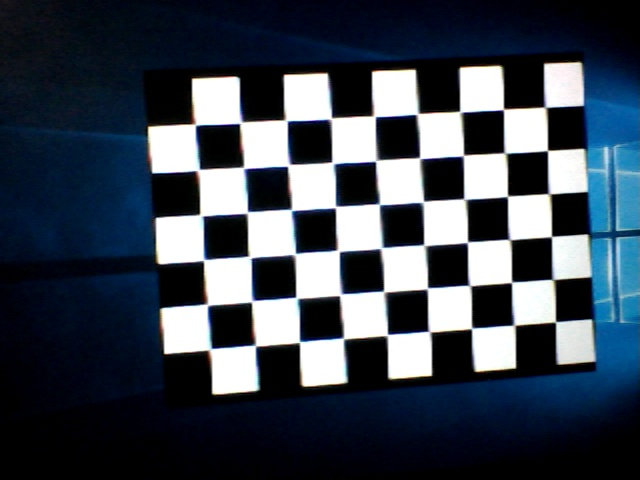
#> input picture CameraCalibration/example/left1.jpg, 640 x 480 px; its folder holds only this picture in this run
$ python code_demo.py
#> lines starting #> are read from the running program, lines starting #| are printed output that depends on the picture; after the words box and inside, x2 and y2 are one past the last pixel; in counts of white or black regions, pixels touching at a corner belong together; long printed decimals are rounded
# -*- coding: utf-8 -*-
"""
Created on Wed Mar 13 00:32:24 2019

@author: 小梁
"""

import cv2 as cv
import glob
import numpy as np


def code_demo(src):
    #棋盘每行内角点个数
#> called with src = 'C:/Users/userltk/Desktop/cv_Img/example'
    num_x = 9
    #棋盘每列内角点个数
    num_y = 6
    #初始化世界坐标Z为0
    objectPs = np.zeros((num_x*num_y, 3), np.float32)
    #记录每个内角点的世界坐标
    objectPs[:,:2] = np.mgrid[0:(num_x-1)*90+1:90,0:(num_y-1)*90+1:90].T.reshape(-1,2)
    #世界坐标
    objPs = []
    #图像坐标
    imgPs = []
    #文件夹内的图片全为同一个相机对同一个棋盘图片的拍摄照片
    images = glob.glob('{}/*.jpg'.format(src))
    for image in images:
        img = cv.imread(image)
#> img is the input picture: shape (480, 640, 3); mean B, G, R 81.4, 69.8, 60.8
        gray = cv.cvtColor(img, cv.COLOR_BGR2GRAY)
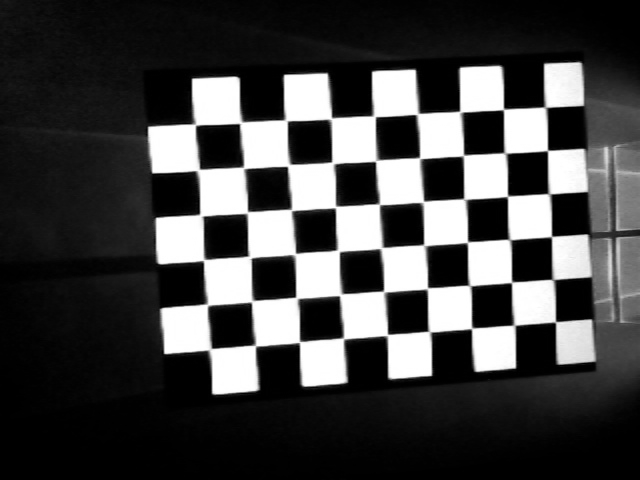
#> gray: shape (480, 640); min 0, max 255, mean 68.4
        #寻找内角点
        ret, corners = cv.findChessboardCorners(gray, (9,6))
#> ret = True; corners = 54 rows, first 8: [195.8, 125.5], [242.8, 121.7], [287.6, 121.3], [331.7, 117.5], [375.8, 116.9], [419, 113.1], [463, 110.5], [503.5, 109.3]
        #优化内角点（亚像素级）
        corners_sub = cv.cornerSubPix(gray, corners, (15,15), (-1,-1), (cv.TERM_CRITERIA_EPS + cv.TERM_CRITERIA_MAX_ITER, 30, 0.001))
#> corners_sub = 54 rows, first 8: [194.9, 124.5], [240.5, 122.6], [286.3, 120.4], [331.2, 118.5], [374.5, 116.4], [417.4, 113.9], [460.2, 111.7], [503.5, 109.4]
        objPs.append(objectPs)
        imgPs.append(corners_sub)
        #绘图
        img = cv.drawChessboardCorners(img, (9,6), corners_sub, ret)
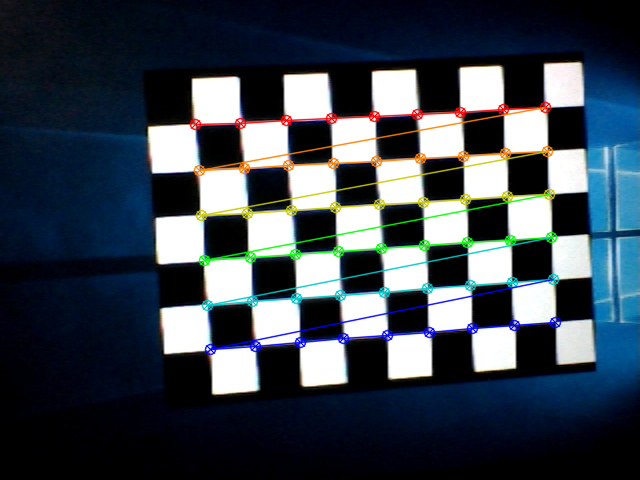
#> img: shape (480, 640, 3); 5.08% of pixels changed, all inside (x1, y1, x2, y2) = (189, 101, 562, 356)
        cv.imshow('result', img)
        cv.waitKey(1000)
    #计算相机内参矩阵，畸变矩阵，旋转矩阵，平移矩阵
    ret, mtx, dist, rvecs, tvecs = cv.calibrateCamera(objPs, imgPs, gray.shape[::-1],None,None)
#> ret = 0.379; mtx = [[481.6, 0, 343.4], [0, 483.6, 204.1], [0, 0, 1]]; dist = [[0.102, -0.448, -0.00271, 0.000373, 0.738]]; rvecs = ([0.0214, -0.0688, -0.0597],); tvecs = ([-295.5, -157.3, 966],)
    print('cameraMatrix:\n',mtx)
#| cameraMatrix:
#|  [[481.554   0.         343.423]
#|  [  0.         483.575 204.074]
#|  [  0.           0.           1.        ]]
    print('distCoeffs\n:',dist)
#| distCoeffs
#| : [[ 1.02200146e-01 -4.48396516e-01 -2.71116165e-03  3.72774191e-04
#|    7.38036796e-01]]


code_demo('C:/Users/userltk/Desktop/cv_Img/example')
cv.waitKey(0)
cv.destroyAllWindows()

$ run again, on CameraCalibration/example/left5.jpg
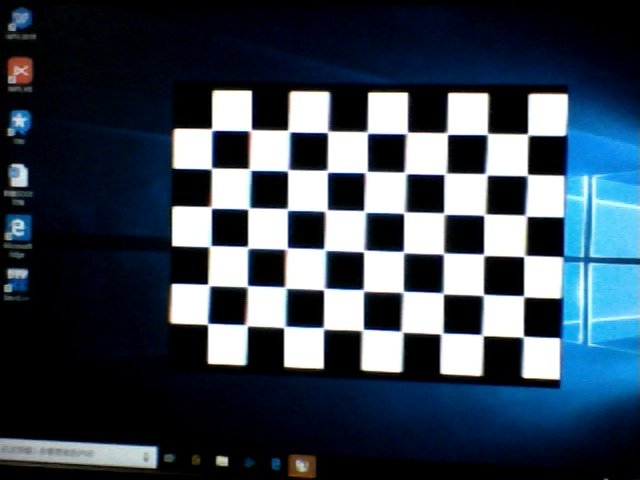
#> input picture CameraCalibration/example/left5.jpg, 640 x 480 px
#> in code_demo, img is the input picture: shape (480, 640, 3); mean B, G, R 82.7, 69.2, 56.2
#> in code_demo, `gray = cv.cvtColor(img, cv.COLOR_BGR2GRAY)`:
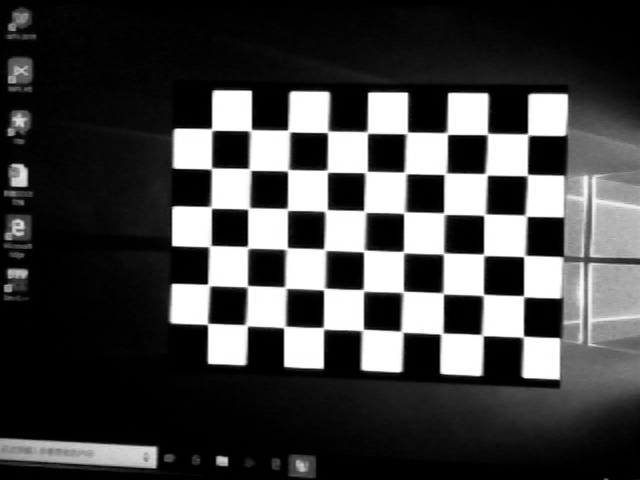
#> gray: shape (480, 640); min 0, max 255, mean 66.8
#> in code_demo, `ret, corners = cv.findChessboardCorners(gray, (9,6))`: ret = True; corners = 54 rows, first 8: [221, 137], [243, 139], [298, 141], [327.1, 132.7], [367.9, 133.6], [407.9, 131.7], [447.9, 134.7], [487.9, 133.3]
#> corners_sub = 54 rows, first 8: [211.7, 129.5], [250.8, 130.3], [288.6, 131], [327.7, 131.8], [367.3, 132.5], [406.8, 132.9], [447.1, 133.5], [487.3, 134]
#> in code_demo, `img = cv.drawChessboardCorners(img, (9,6), corners_sub, ret)`:
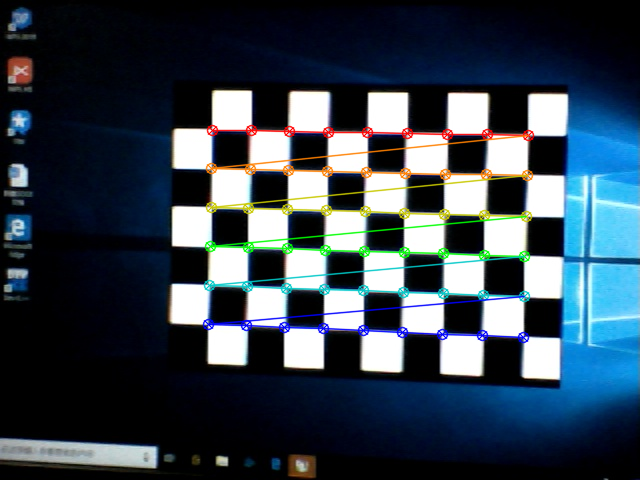
#> img: shape (480, 640, 3); 4.72% of pixels changed, all inside (x1, y1, x2, y2) = (202, 124, 535, 344)
#> in code_demo, `ret, mtx, dist, rvecs, tvecs = cv.calibrateCamera(objPs, imgPs, gray.s..`: ret = 0.324; mtx = [[3994.7, 0, 276.9], [0, 3757.6, 218.9], [0, 0, 1]]; dist = [[6.72, -607.6, -0.0147, -0.0431, -4.16]]; rvecs = ([0.0182, 0.384, 0.0248],); tvecs = ([-140.4, -206.8, 8731.7],)
#| cameraMatrix:
#|  [[3.99468444e+03 0.00000000e+00 2.76880419e+02]
#|  [0.00000000e+00 3.75759994e+03 2.18941721e+02]
#|  [0.00000000e+00 0.00000000e+00 1.00000000e+00]]
#| distCoeffs
#| : [[ 6.71542981e+00 -6.07607063e+02 -1.46864098e-02 -4.30956658e-02
#|   -4.15831978e+00]]

$ run again, on CameraCalibration/example/right1.jpg
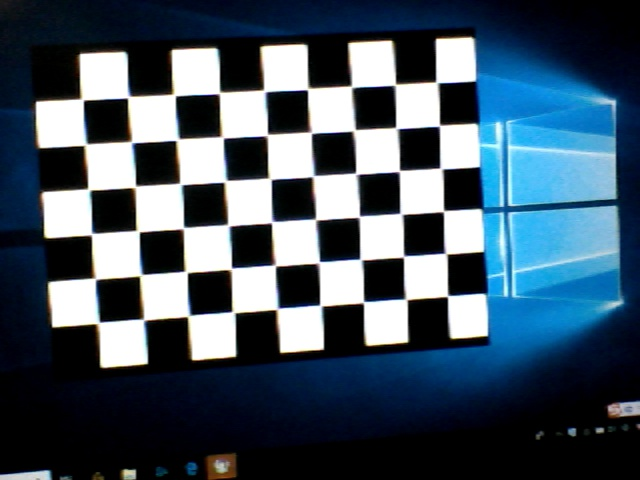
#> input picture CameraCalibration/example/right1.jpg, 640 x 480 px
#> in code_demo, img is the input picture: shape (480, 640, 3); mean B, G, R 99.2, 85.2, 68.2
#> in code_demo, `gray = cv.cvtColor(img, cv.COLOR_BGR2GRAY)`:
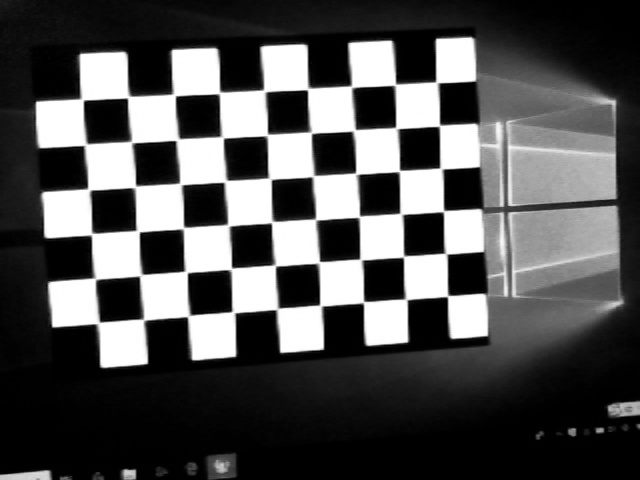
#> gray: shape (480, 640); min 0, max 255, mean 81.7
#> in code_demo, `ret, corners = cv.findChessboardCorners(gray, (9,6))`: ret = True; corners = 54 rows, first 8: [88, 107], [119, 103], [181, 103], [218.4, 93.99], [263.1, 89.45], [308.7, 87.61], [351.1, 86.09], [393.5, 83.5]
#> corners_sub = 54 rows, first 8: [82.25, 99.52], [128.1, 97.2], [174.3, 95.18], [219.5, 93.12], [264.4, 90.9], [307.8, 89.03], [351.6, 86.69], [395.2, 84.72]
#> in code_demo, `img = cv.drawChessboardCorners(img, (9,6), corners_sub, ret)`:
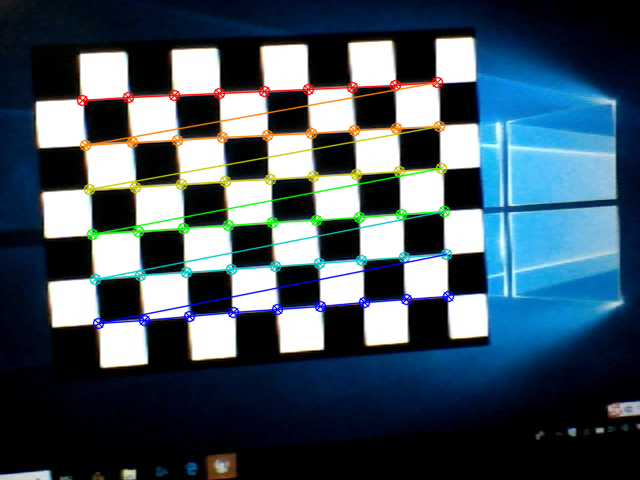
#> img: shape (480, 640, 3); 5.12% of pixels changed, all inside (x1, y1, x2, y2) = (76, 76, 455, 330)
#> in code_demo, `ret, mtx, dist, rvecs, tvecs = cv.calibrateCamera(objPs, imgPs, gray.s..`: ret = 0.282; mtx = [[797.6, 0, 323.6], [0, 796.3, 190.3], [0, 0, 1]]; dist = [[0.08, 0.922, 0.00105, -0.00949, -12.01]]; rvecs = ([0.0459, -0.0833, -0.0594],); tvecs = ([-479.1, -181.1, 1604.8],)
#| cameraMatrix:
#|  [[797.558   0.         323.576 ]
#|  [  0.         796.297  190.285]
#|  [  0.           0.           1.        ]]
#| distCoeffs
#| : [[ 8.00430662e-02  9.22275537e-01  1.05015633e-03 -9.49149943e-03
#|   -1.20134929e+01]]

$ run again, on CameraCalibration/example/right2.jpg
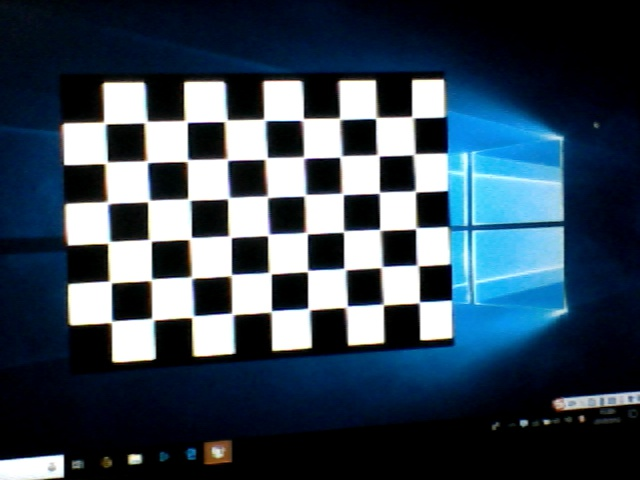
#> input picture CameraCalibration/example/right2.jpg, 640 x 480 px
#> in code_demo, img is the input picture: shape (480, 640, 3); mean B, G, R 86.4, 71.8, 55.4
#> in code_demo, `gray = cv.cvtColor(img, cv.COLOR_BGR2GRAY)`:
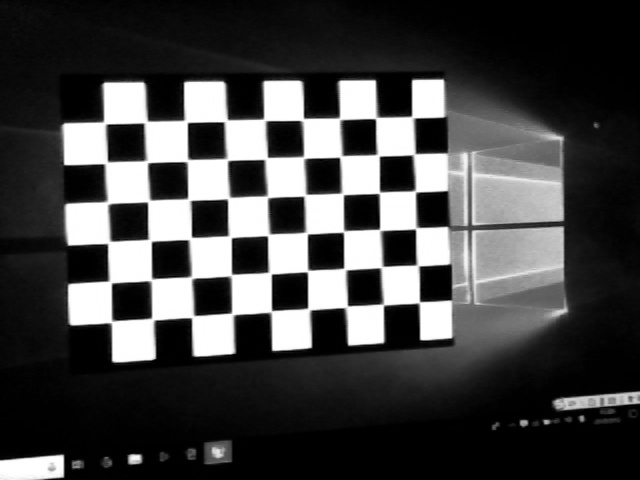
#> gray: shape (480, 640); min 0, max 255, mean 68.6
#> in code_demo, `ret, corners = cv.findChessboardCorners(gray, (9,6))`: ret = True; corners = 54 rows, first 8: [103.3, 122.2], [139, 128], [193, 127], [225, 119.5], [263.4, 119], [301.5, 118.5], [339.8, 118.1], [377, 117]
#> corners_sub = 54 rows, first 8: [104.5, 123.1], [145.6, 122.1], [186.1, 121.5], [225.8, 120.9], [264.5, 119.9], [302.8, 119.5], [339.7, 118.9], [376, 117.9]
#> in code_demo, `img = cv.drawChessboardCorners(img, (9,6), corners_sub, ret)`:
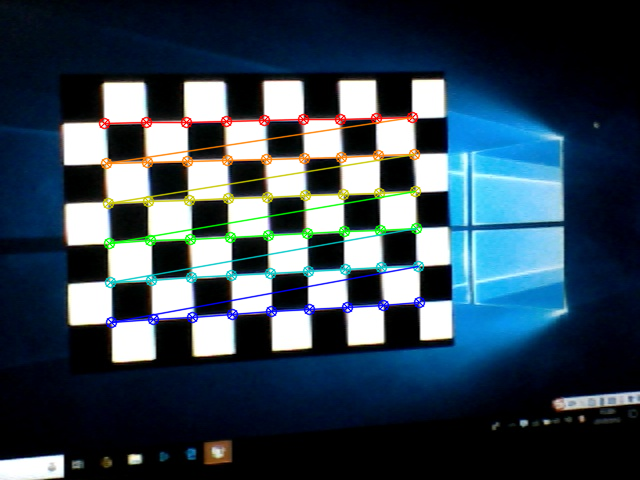
#> img: shape (480, 640, 3); 4.63% of pixels changed, all inside (x1, y1, x2, y2) = (98, 111, 426, 329)
#> in code_demo, `ret, mtx, dist, rvecs, tvecs = cv.calibrateCamera(objPs, imgPs, gray.s..`: ret = 0.353; mtx = [[2371.4, 0, 324.3], [0, 2306, 228.3], [0, 0, 1]]; dist = [[1.94, -69.76, 0.0216, -0.0865, -4029.8]]; rvecs = ([0.0346, -0.293, -0.0379],); tvecs = ([-480.4, -238.9, 5347.1],)
#| cameraMatrix:
#|  [[2.37138803e+03 0.00000000e+00 3.24349076e+02]
#|  [0.00000000e+00 2.30597254e+03 2.28319590e+02]
#|  [0.00000000e+00 0.00000000e+00 1.00000000e+00]]
#| distCoeffs
#| : [[ 1.94459246e+00 -6.97571122e+01  2.16271482e-02 -8.64561272e-02
#|   -4.02983932e+03]]

$ run again, on CameraCalibration/example/left2.jpg
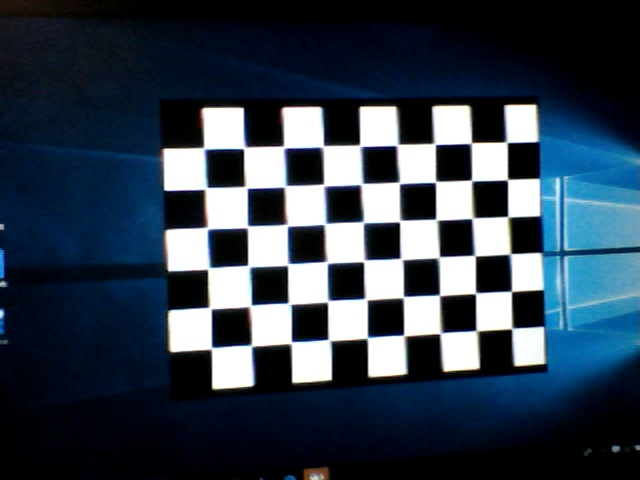
#> input picture CameraCalibration/example/left2.jpg, 640 x 480 px
#> in code_demo, img is the input picture: shape (480, 640, 3); mean B, G, R 77.6, 63.5, 50.1
#> in code_demo, `gray = cv.cvtColor(img, cv.COLOR_BGR2GRAY)`:
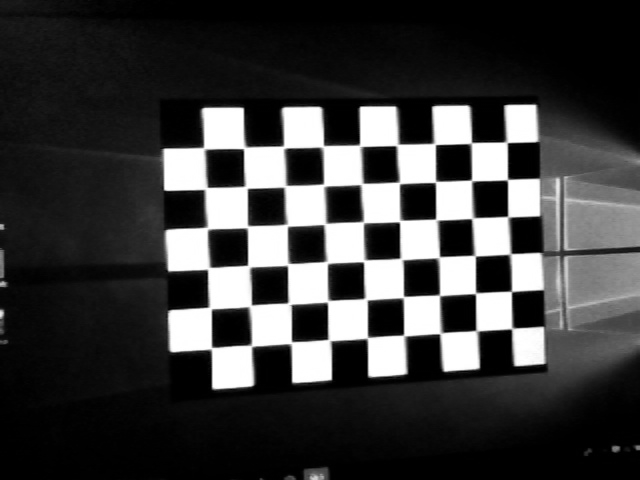
#> gray: shape (480, 640); min 0, max 255, mean 61.1
#> in code_demo, `ret, corners = cv.findChessboardCorners(gray, (9,6))`: ret = True; corners = 54 rows, first 8: [204.5, 147.5], [238, 155], [289.6, 157], [321.5, 145], [361, 146.5], [397, 143], [433.5, 145.5], [469, 140.5]
#> corners_sub = 54 rows, first 8: [204, 148.3], [244.1, 147.8], [283.7, 147], [323, 146.4], [360, 145.7], [397.3, 144.9], [434.6, 144], [471.2, 143]
#> in code_demo, `img = cv.drawChessboardCorners(img, (9,6), corners_sub, ret)`:
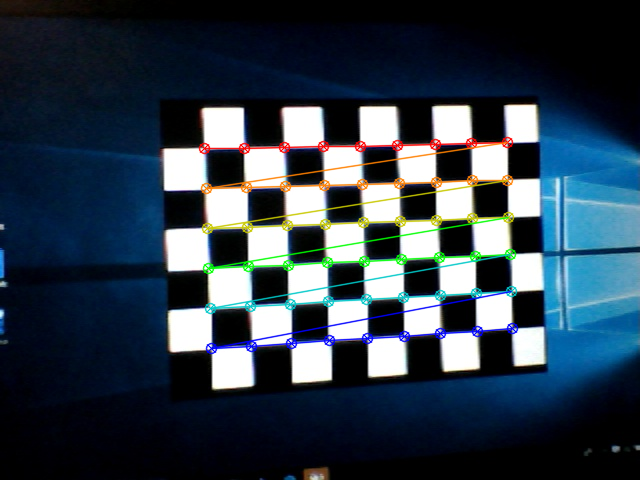
#> img: shape (480, 640, 3); 4.59% of pixels changed, all inside (x1, y1, x2, y2) = (198, 136, 519, 355)
#> in code_demo, `ret, mtx, dist, rvecs, tvecs = cv.calibrateCamera(objPs, imgPs, gray.s..`: ret = 0.368; mtx = [[3048, 0, 312.4], [0, 2509.4, 194.2], [0, 0, 1]]; dist = [[2.95, -232.5, -0.029, -0.0107, -2.56]]; rvecs = ([0.00113, -0.622, -0.0318],); tvecs = ([-200.1, -102.8, 5671.2],)
#| cameraMatrix:
#|  [[3.04800046e+03 0.00000000e+00 3.12399796e+02]
#|  [0.00000000e+00 2.50937602e+03 1.94168953e+02]
#|  [0.00000000e+00 0.00000000e+00 1.00000000e+00]]
#| distCoeffs
#| : [[ 2.95381739e+00 -2.32538851e+02 -2.90427715e-02 -1.07169018e-02
#|   -2.55808102e+00]]
